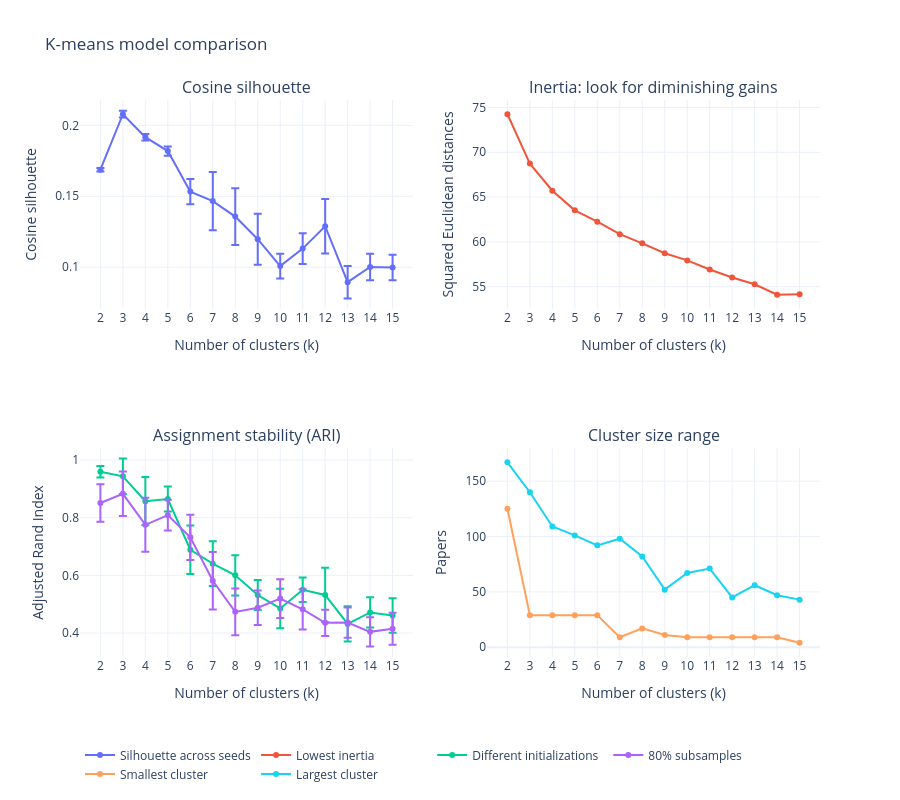

Notebook code cell kept with this figure:
### Markdown cell above
## 4. Inspect separation, elbow and stability

Inertia always decreases as k grows; look for diminishing gains, not the minimum. Silhouette and stability may favour different resolutions. Error bars show descriptive variation across runs/pairs, not confidence intervals: the comparisons share data and are not independent. The size panel shows the smallest and largest cluster in each retained fit.

### Code cell
import plotly.graph_objects as go
from plotly.subplots import make_subplots

diagnostics_figure = make_subplots(rows=2, cols=2, subplot_titles=[
    "Cosine silhouette", "Inertia: look for diminishing gains",
    "Assignment stability (ARI)", "Cluster size range",
])
s = kmeans_summary
diagnostics_figure.add_trace(go.Scatter(x=s.k, y=s.silhouette_mean, mode="lines+markers",
    name="Silhouette across seeds", error_y={"type": "data", "array": s.silhouette_std}), row=1, col=1)
diagnostics_figure.add_trace(go.Scatter(x=s.k, y=s.inertia, mode="lines+markers", name="Lowest inertia"), row=1, col=2)
for prefix, label in [("seed", "Different initializations"), ("subsample", "80% subsamples")]:
    diagnostics_figure.add_trace(go.Scatter(x=s.k, y=s[f"{prefix}_ARI_mean"], mode="lines+markers",
        name=label, error_y={"type": "data", "array": s[f"{prefix}_ARI_std"]}), row=2, col=1)
for column, label in [("smallest_cluster", "Smallest cluster"), ("largest_cluster", "Largest cluster")]:
    diagnostics_figure.add_trace(go.Scatter(x=s.k, y=s[column], mode="lines+markers", name=label), row=2, col=2)
diagnostics_figure.update_xaxes(title_text="Number of clusters (k)", dtick=1)
diagnostics_figure.update_yaxes(title_text="Cosine silhouette", row=1, col=1)
diagnostics_figure.update_yaxes(title_text="Squared Euclidean distances", row=1, col=2)
diagnostics_figure.update_yaxes(title_text="Adjusted Rand Index", row=2, col=1)
diagnostics_figure.update_yaxes(title_text="Papers", row=2, col=2)
diagnostics_figure.update_layout(template="plotly_white", height=800, title="K-means model comparison",
    legend={"orientation": "h", "y": -0.15})
diagnostics_figure.show()

### Figure 1 — Plotly figure (JSON) as saved in the notebook; plotly's stock layout.template omitted (floating-point values rounded to 4 significant figures)
{"data": [{"error_y": {"array": [0.001232, 0.002351, 0.002316, 0.003287, 0.008822, 0.0205, 0.02003, 0.01792, 0.008785, 0.01088, 0.01923, 0.01145, 0.009315, 0.008947], "type": "data"}, "mode": "lines+markers", "name": "Silhouette across seeds", "type": "scatter", "x": [2, 3, 4, 5, 6, 7, 8, 9, 10, 11, 12, 13, 14, 15], "xaxis": "x", "y": [0.1687, 0.2078, 0.1916, 0.1819, 0.1533, 0.1466, 0.1357, 0.1197, 0.1008, 0.1131, 0.1289, 0.08946, 0.1001, 0.09983], "yaxis": "y"}, {"mode": "lines+markers", "name": "Lowest inertia", "type": "scatter", "x": [2, 3, 4, 5, 6, 7, 8, 9, 10, 11, 12, 13, 14, 15], "xaxis": "x2", "y": [74.25, 68.74, 65.71, 63.53, 62.26, 60.87, 59.84, 58.74, 57.94, 56.92, 56.03, 55.28, 54.11, 54.16], "yaxis": "y2"}, {"error_y": {"array": [0.02001, 0.06158, 0.0835, 0.04341, 0.08422, 0.07778, 0.06976, 0.05216, 0.06826, 0.0422, 0.09439, 0.06103, 0.05258, 0.05971], "type": "data"}, "mode": "lines+markers", "name": "Different initializations", "type": "scatter", "x": [2, 3, 4, 5, 6, 7, 8, 9, 10, 11, 12, 13, 14, 15], "xaxis": "x3", "y": [0.9593, 0.9436, 0.8575, 0.8649, 0.6888, 0.6408, 0.6003, 0.532, 0.4852, 0.5503, 0.5322, 0.4318, 0.4714, 0.4606], "yaxis": "y3"}, {"error_y": {"array": [0.06503, 0.07729, 0.09365, 0.05296, 0.07832, 0.09957, 0.08147, 0.05945, 0.0673, 0.0694, 0.04558, 0.05253, 0.05101, 0.05529], "type": "data"}, "mode": "lines+markers", "name": "80% subsamples", "type": "scatter", "x": [2, 3, 4, 5, 6, 7, 8, 9, 10, 11, 12, 13, 14, 15], "xaxis": "x3", "y": [0.851, 0.8829, 0.7754, 0.809, 0.7319, 0.5812, 0.4734, 0.4877, 0.5197, 0.4821, 0.4354, 0.4364, 0.4041, 0.4149], "yaxis": "y3"}, {"mode": "lines+markers", "name": "Smallest cluster", "type": "scatter", "x": [2, 3, 4, 5, 6, 7, 8, 9, 10, 11, 12, 13, 14, 15], "xaxis": "x4", "y": [125, 29, 29, 29, 29, 9, 17, 11, 9, 9, 9, 9, 9, 4], "yaxis": "y4"}, {"mode": "lines+markers", "name": "Largest cluster", "type": "scatter", "x": [2, 3, 4, 5, 6, 7, 8, 9, 10, 11, 12, 13, 14, 15], "xaxis": "x4", "y": [167, 140, 109, 101, 92, 98, 82, 52, 67, 71, 45, 56, 47, 43], "yaxis": "y4"}], "layout": {"annotations": [{"font": {"size": 16}, "showarrow": false, "text": "Cosine silhouette", "x": 0.225, "xanchor": "center", "xref": "paper", "y": 1, "yanchor": "bottom", "yref": "paper"}, {"font": {"size": 16}, "showarrow": false, "text": "Inertia: look for diminishing gains", "x": 0.775, "xanchor": "center", "xref": "paper", "y": 1, "yanchor": "bottom", "yref": "paper"}, {"font": {"size": 16}, "showarrow": false, "text": "Assignment stability (ARI)", "x": 0.225, "xanchor": "center", "xref": "paper", "y": 0.375, "yanchor": "bottom", "yref": "paper"}, {"font": {"size": 16}, "showarrow": false, "text": "Cluster size range", "x": 0.775, "xanchor": "center", "xref": "paper", "y": 0.375, "yanchor": "bottom", "yref": "paper"}], "height": 800, "legend": {"orientation": "h", "y": -0.15}, "title": {"text": "K-means model comparison"}, "xaxis": {"anchor": "y", "domain": [0, 0.45], "dtick": 1, "title": {"text": "Number of clusters (k)"}}, "xaxis2": {"anchor": "y2", "domain": [0.55, 1], "dtick": 1, "title": {"text": "Number of clusters (k)"}}, "xaxis3": {"anchor": "y3", "domain": [0, 0.45], "dtick": 1, "title": {"text": "Number of clusters (k)"}}, "xaxis4": {"anchor": "y4", "domain": [0.55, 1], "dtick": 1, "title": {"text": "Number of clusters (k)"}}, "yaxis": {"anchor": "x", "domain": [0.625, 1], "title": {"text": "Cosine silhouette"}}, "yaxis2": {"anchor": "x2", "domain": [0.625, 1], "title": {"text": "Squared Euclidean distances"}}, "yaxis3": {"anchor": "x3", "domain": [0, 0.375], "title": {"text": "Adjusted Rand Index"}}, "yaxis4": {"anchor": "x4", "domain": [0, 0.375], "title": {"text": "Papers"}}}}
